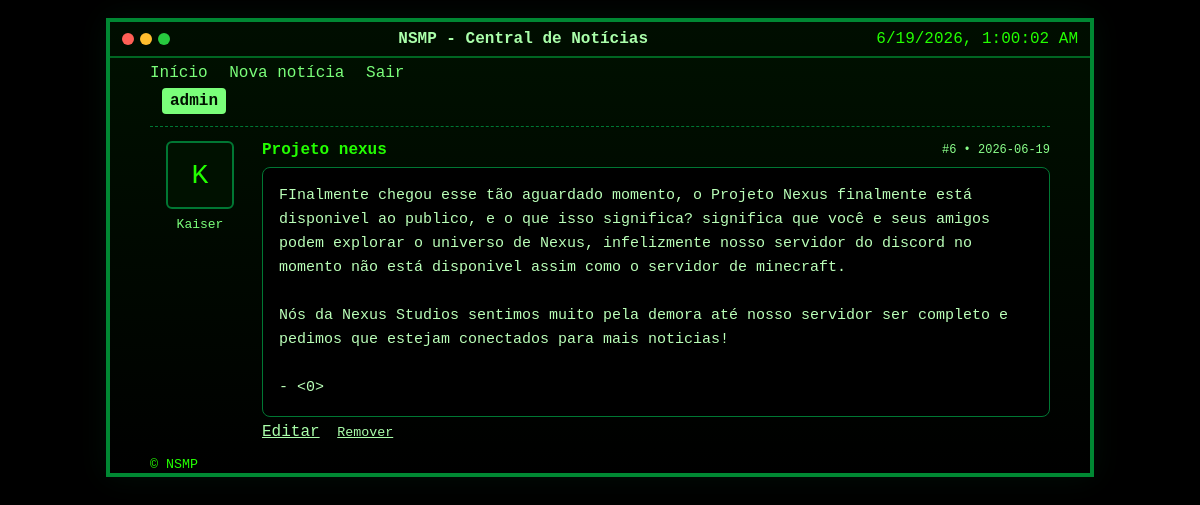
The page / (signed in) on the database its author committed.
### tables this page shows
CREATE TABLE posts (
            id INTEGER PRIMARY KEY AUTOINCREMENT,
            title TEXT NOT NULL,
            date TEXT NOT NULL,
            content TEXT NOT NULL,
            image TEXT
        , markdown_filename TEXT);

### app.py (the view)
@app.route('/')
def index():
    conn = get_db_connection()
    posts = conn.execute('SELECT * FROM posts ORDER BY date DESC, id DESC').fetchall()
    conn.close()
    return render_template('index.html', posts=posts, admin_name=app.config.get('ADMIN_NAME', 'Kaiser'))

### app.py (called while the page is built)
def get_db_connection():
    conn = sqlite3.connect(DB_PATH)
    conn.row_factory = sqlite3.Row
    return conn

### templates/index.html (shortened to what this page needs)
{% extends 'base.html' %}
{% block content %}
{% for post in posts %}
<div class="forum-post">
  <div class="post-left">
    <div class="avatar">K</div>
    <div class="user">{{ admin_name }}</div>
  </div>
  <div class="post-right">
    <div class="post-head">
      <div class="post-title">{{ post['title'] }}</div>
      <div class="post-meta">#{{ post['id'] }} • {{ post['date'] }}</div>
    </div>
    <div class="post-body">
      <pre class="post-text">{{ post['content'] }}</pre>
    </div>
    <div class="post-actions">
      {% if session.get('logged_in') %}
        <a class="admin-link" href="{{ url_for('edit_post', post_id=post['id']) }}">Editar</a>
        <form method="post" action="{{ url_for('delete_post', post_id=post['id']) }}" style="display:inline">
          <button class="linklike" type="submit" onclick="return confirm('Remover notícia?')">Remover</button>
        </form>
      {% endif %}
    </div>
  </div>
</div>
{% endfor %}
{% endblock %}

### static/css/style.css (style rules this page uses)
.terminal-bg { background:#000;color:#23ff00;min-height:100vh }
body { font-family: 'Courier New', Courier, monospace;margin:0 }
.forum-post { display:flex;border-top:1px dashed #073;padding:14px 0 }
.post-left { width:100px;text-align:center;padding-right:12px }
.avatar { width:64px;height:64px;border-radius:6px;background:#001100;border:2px solid #073;color:#23ff00;display:flex;align-items:center;justify-content:center;font-size:28px;margin:0 auto }
.user { margin-top:8px;color:#7aff7a;font-size:13px }
.post-right { flex:1 }
.post-head { display:flex;justify-content:space-between;align-items:center;margin-bottom:8px }
.post-title { color:#23ff00;font-weight:bold }
.post-meta { color:#8aff8a;font-size:12px }
.post-body { background:#000;border:1px solid #073;padding:16px;border-radius:8px;overflow:hidden }
.post-text { white-space:pre-wrap;color:#baffb8;margin:0;font-family:inherit;font-size:15px;line-height:1.6;word-break:break-word }
.post-actions { margin-top:6px }
.admin-link { color:#aaffaa;margin-right:8px }
.linklike { background:none;border:none;color:#aaffaa;text-decoration:underline;cursor:pointer;padding:0;font-family:inherit }
button { background:#073;color:#23ff00;border:1px solid #0a6;padding:8px 12px;cursor:pointer }

### rows shown on the page
posts: admin_name "Kaiser", title "Projeto nexus", id "6", date "2026-06-19", content "FInalmente chegou esse tão aguardado momento, o Projeto Nexus finalmente está disponivel ao publico, e o que isso significa? significa que você e seus amigos podem explorar o universo de Nexus, infelizmente nosso servidor do discord no momento não está disponivel assim como o servidor de minecraft. Nós da Nexus Studios sentimos muito pela demora até nosso servidor ser completo e pedimos que estejam conectados para mais noticias! - <0>"

### other values the page prints
{{ session.get('admin_name') }} "admin"
